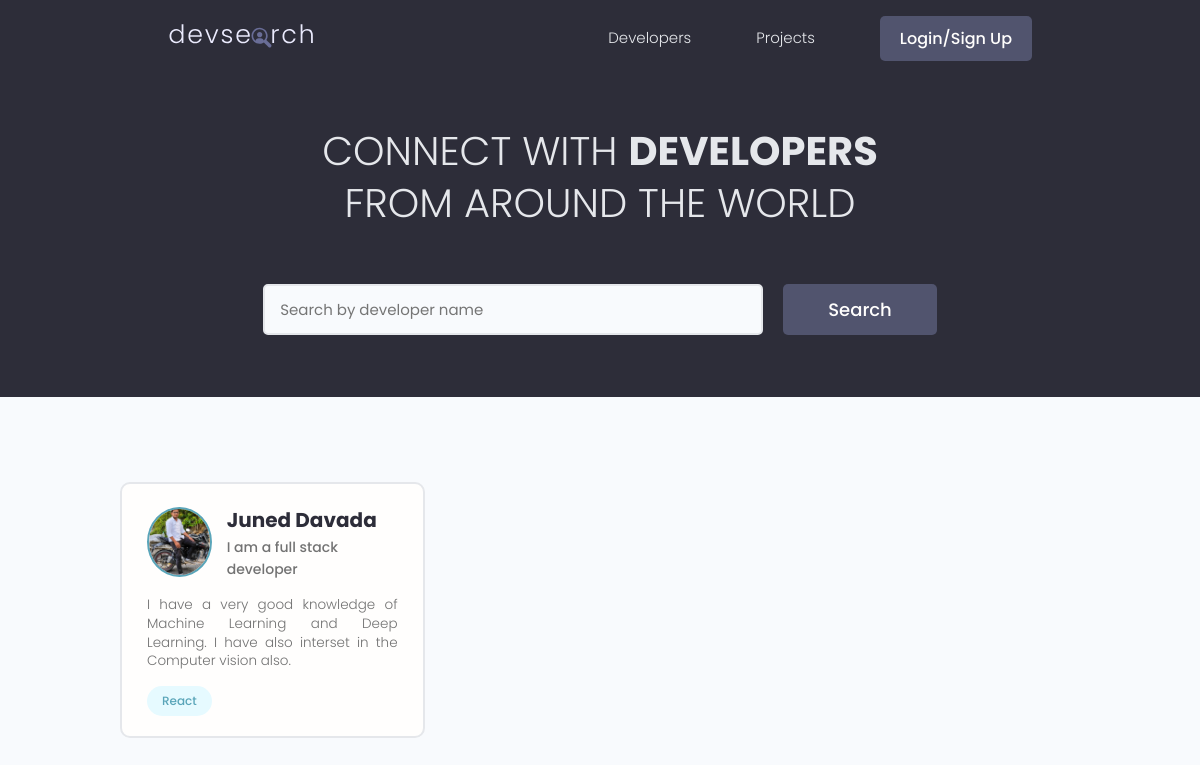
Before: / with the older database file.
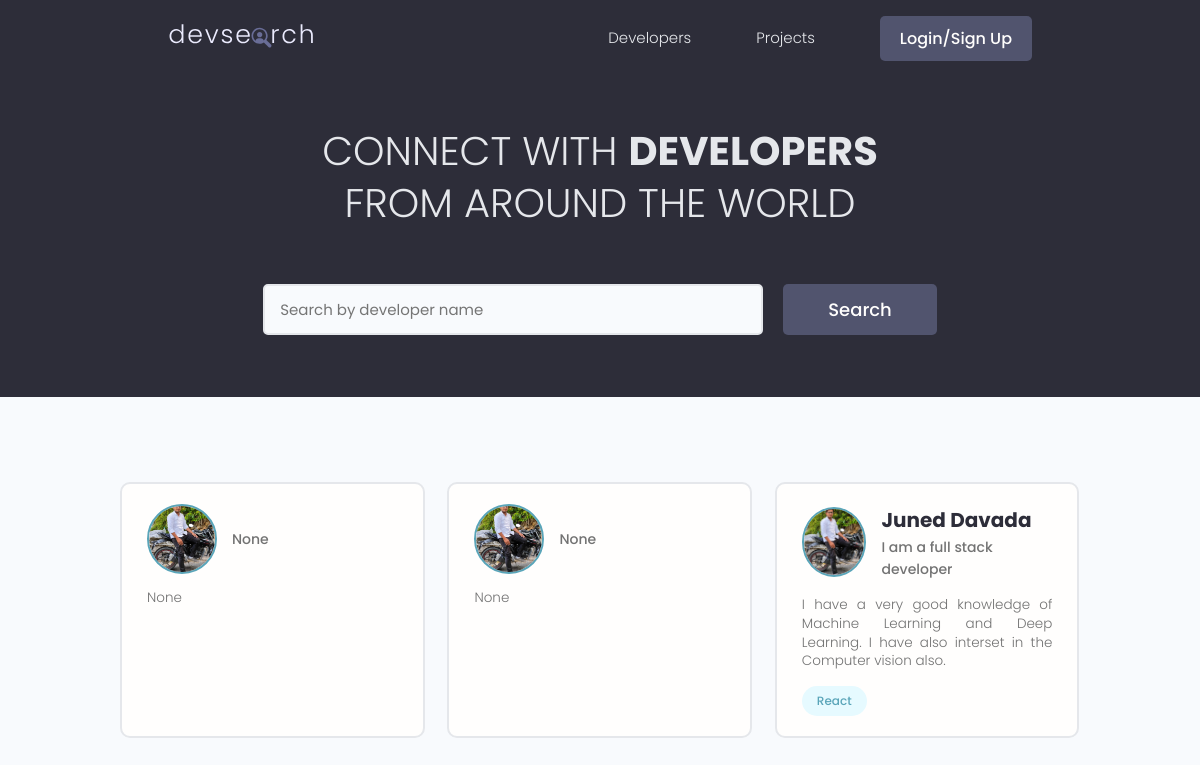
After: the same page with the newer database file.
### pages/models.py (models this page shows, shortened)
class Profile(models.Model):
    user = models.OneToOneField(User, on_delete=models.CASCADE , null=True , blank=True)
    name = models.CharField(max_length=200 , blank=True , null=True)
    email = models.EmailField(max_length=500 , blank=True , null=True)
    username = models.CharField(max_length=200 , blank=True , null=True)
    location = models.CharField(max_length=200 , blank=True , null=True)
    short_intro = models.CharField(max_length=300 , blank=True , null=True)
    bio = models.TextField(blank=True , null=True)
    profile_image = models.ImageField(upload_to="user_images" , null=True, blank=True , default="profile_pic.jpeg")
    social_github = models.CharField(max_length=200 , blank=True , null=True)
    social_twitter = models.CharField(max_length=200 , blank=True , null=True)
    social_linkedin = models.CharField(max_length=200 , blank=True , null=True)
    social_youtube = models.CharField(max_length=200 , blank=True , null=True)
    social_website = models.CharField(max_length=200 , blank=True , null=True)
    created = models.DateTimeField(auto_now_add=True)
    id = models.UUIDField(default=uuid.uuid4 , unique=True , primary_key=True , editable=False)

class Skill(models.Model):
    owner = models.ForeignKey(Profile , on_delete=models.CASCADE , null=True , blank = True)
    name = models.CharField(max_length=200 , blank=True , null=True)
    description = models.TextField(null=True , blank=True)
    created = models.DateTimeField(auto_now_add=True)
    id = models.UUIDField(default=uuid.uuid4 , unique=True , primary_key=True , editable=False)
    def __str__(self):
        return str(self.name)

### pages/views.py (the view)
# urls.py: path('',views.index,name="index"),
def index(request):
    search_query = ''
    if request.GET.get('search_query'):
        search_query = request.GET.get('search_query')
    skills = Skill.objects.filter(name__icontains=search_query)
    profiles = Profile.objects.distinct().filter(
        Q(name__icontains=search_query) |
        Q(short_intro__icontains=search_query)|
        Q(skill__in=skills)
    )
    page = request.GET.get('page')
    result = 10
    paginator = Paginator(profiles , result)
    try:
        profiles = paginator.page(page)
    except PageNotAnInteger:
        page = 1
        profiles = paginator.page(page)
    except EmptyPage:
        page = paginator.num_pages
        profiles = paginator.page(page)
    left_index = (int(page) - 4)
    if left_index < 1:
        left_index = 1
    right_index = (int(page) + 5)
    if right_index > paginator.num_pages:
        right_index = paginator.num_pages + 1
    custom_range = range(left_index, right_index)
    context = {
        'profiles' : profiles,
        'search_query' : search_query,
        'custom_range' : custom_range
    }
    return render(request , "pages/index.html" , context)

### pages/templates/pages/index.html (shortened to what this page needs)
{% extends 'pages/base.html' %}
{% block content %}
<main class="home">
  <section class="hero-section text-center">
    <div class="container container--narrow">
      <div class="hero-section__box">
        <h2>CONNECT WITH <span>DEVELOPERS</span></h2>
        <h2>FROM AROUND THE WORLD</h2>
      </div>
      <div class="hero-section__search">
        <form class="form" action="" method="get">
          <div class="form__field">
            <input
              class="input input--text"
              id="formInput#search"
              type="text"
              name="search_query"
              placeholder="Search by developer name"
              value="{{search_query}}"
            />
          </div>
          <input class="btn btn--sub btn--lg" type="submit" value="Search" />
        </form>
      </div>
    </div>
  </section>
  <section class="devlist">
    <div class="container">
      <div class="grid grid--three">
        {% for users in profiles %}
        <div class="column card">
          <div class="dev">
            <a href="{% url 'profile' users.id %}" class="card__body">
              <div class="dev__profile">
                <img
                  class="avatar avatar--md"
                  src="{{users.profile_image.url}}"
                  alt="image"
                />
                <div class="dev__meta">
                  <h3>{{users.name}}</h3>
                  <h5>{{users.short_intro|slice:"60"}}</h5>
                </div>
              </div>
              <p class="dev__info">
                {{users.bio|slice:"150"}}
              </p>
              <div class="dev__skills">
                {% for skill in users.skill_set.all %}
                <span class="tag tag--pill tag--main">
                  <small>{{skill}}</small>
                </span>
                {% endfor %}
              </div>
            </a>
          </div>
        </div>
        {% endfor %}
      </div>
    </div>
  </section>
</main>
{% endblock content %}

### pages/templates/pages/base.html (shortened to what this page needs)
{% load static %}
<!DOCTYPE html>
<html lang="en">
<head>
  <link rel="stylesheet" href="https://cdn.iconmonstr.com/1.3.0/css/iconmonstr-iconic-font.min.css" />
  <link rel="stylesheet" href="{% static 'uikit/styles/uikit.css' %}"/>
  <link rel="stylesheet" href="{% static 'css/app.css' %}" />
</head>
<body>
    {% include 'pages/navbar.html' %}
  {% block content %}
  {% endblock content %}
  </body>
</html>

### pages/templates/pages/navbar.html (shortened to what this page needs)
{% load static %}
<header class="header">
    <div class="container container--narrow">
      <a href="/" class="header__logo">
        <img src="{% static 'images/logo.svg' %}" alt="DevSearch Logo" />
      </a>
      <nav class="header__nav">
        <ul class="header__menu">
          <li class="header__menuItem"><a href="{% url 'index' %}">Developers</a></li>
          <li class="header__menuItem"><a href="{% url 'listproject' %}">Projects</a></li>
            {% if request.user.is_authenticated %}
            <li class="header__menuItem"><a href="{% url 'inbox' %}">Inbox</a></li>
            <li class="header__menuItem"><a href="{% url 'account' %}">My Account</a></li>
            <a href="{% url 'logout' %}" class="btn btn--sub">Logout</a>
            {% else %}
            <a href="{% url 'login' %}" class="btn btn--sub">Login/Sign Up</a>
            {% endif %}
        </ul>
      </nav>
    </div>
  </header>

### static/css/app.css (style rules this page uses)
:root { --color-sub: #2d2d39; }
.btn--sub { background-color: var(--color-sub-light); }
.card { border: 2px solid var(--color-light); }
img { width: 100%; }
.header { position: sticky; z-index: 111; background-color: var(--color-sub); padding: 1.5rem 0; }
.header > .container { display: flex; justify-content: space-between; align-items: center; }
.header__logo > img { height: 3.8rem; }
.header__nav > ul { display: inline-flex; align-items: center; list-style: none; gap: 6.5rem; }
.header__menuItem > a { color: var(--color-light); font-weight: 300; }
.hero-section { height: 40vh; display: flex; align-items: center; background-color: var(--color-sub); }
.hero-section__box { margin-bottom: 4rem; }
.hero-section__box > h2, .hero-section__box > h2 > span { font-size: 4rem; color: var(--color-light); line-height: 1.3; text-transform: uppercase; }
.hero-section__box > h2 { font-weight: 300; }
.hero-section__box > h2 > span { font-weight: 700; }
.hero-section__search > .form { display: flex; align-items: center; justify-content: center; gap: 2rem; }
.hero-section__search > .form input.input--text { width: 50rem; }
.devlist { margin-top: 8rem; }
.devlist .grid { align-items: stretch; }
.devlist .dev .dev__profile { display: flex; align-items: center; gap: 1.5rem; }
.devlist .dev .dev__meta h3 { color: var(--color-sub); font-size: 2rem; font-weight: 700; }
.devlist .dev .dev__meta h5 { color: var(--color-text); font-size: 1.4rem; font-weight: 500; }
.devlist .dev .dev__info { margin: 1.5rem 0; font-size: 1.35rem; line-height: 1.4; text-align: justify; }

### static/uikit/styles/modules/_variables.css (style rules this page uses)
:root { --color-main: #5aa5b9; --color-main-light: #e6faff; --color-sub: #3f4156; --color-sub-light: #51546e; --color-sub-lighter: #ededfd; --color-text: #737373; --color-gray: #8b8b8b; --color-light: #e5e7eb; --color-light-gray: #767676; --color-bg: #f8fafd; --color-white: #fffefd; --color-white-light: #f3f3f3; --color-success: #359e64; --color-success-bg: #def8e8; --color-error: #fc4b0b; --color-error-bg: #fff2ee; --font-base: 'Poppins', arial, helvetica, 'Segoe UI', roboto, ubuntu, sans-serif; --font-monospace: 'Fira Code', 'Courier New', courier, monospace; --font-regular: 300; --font-medium: 500; --font-bold: 700; --generic-shadow: 1px 1px 5px #00000010; --generic-transition: all 0.3s ease-in-out; }

### static/uikit/styles/modules/_base.css (style rules this page uses)
* { margin: 0; padding: 0; box-sizing: border-box; text-rendering: optimizeLegibility; color: inherit; font-size: inherit; }
html { font-size: 50%; }
@media only screen and (min-width: 480px) { html { font-size: 56.25%; } }
@media only screen and (min-width: 1200px) { html { font-size: 62.5%; } }
body { line-height: 1.6; font-weight: 400; font-size: 1.5rem; color: var(--color-text); background-color: var(--color-bg); min-height: 100vh; }

### static/uikit/styles/modules/_typography.css (style rules this page uses)
* { font-family: var(--font-base); }
h2 { font-size: 3.6rem; font-weight: var(--font-bold); }
h3 { font-size: 3.2rem; font-weight: var(--font-medium); }
h5 { font-size: 2.4rem; font-weight: var(--font-medium); }
h5, h6 { font-weight: var(--font-regular); }
p, span, strong { font-size: 1.6rem; color: var(--color-text); font-weight: var(--font-regular); }
a { padding-bottom: 2px; text-decoration: none; display: inline-block; color: var(--color-main); font-weight: var(--font-medium); }

### static/uikit/styles/modules/_utilities.css (style rules this page uses)
.container { width: 92%; max-width: 165rem; margin: 0 auto; box-sizing: border-box; }
.container--narrow { width: 92%; max-width: 120rem; }
@media screen and (min-width: 1000px) { .container { width: 90%; } }
@media screen and (min-width: 1000px) { .container--narrow { width: 85%; } }
@media screen and (min-width: 1200px) { .container { width: 80%; } }
@media screen and (min-width: 1200px) { .container--narrow { width: 72%; } }
.text-center { text-align: center; }

### static/uikit/styles/modules/_avatar.css (style rules this page uses)
.avatar { border-radius: 50%; border: 2px solid var(--color-main); object-fit: cover; }
.avatar--md { height: 7rem; width: 7rem; }

### static/uikit/styles/modules/_button.css (style rules this page uses)
.btn { display: inline-block; position: relative; cursor: pointer; background-color: var(--color-light); font-weight: var(--font-medium); color: var(--color-sub); text-decoration: none; padding: 1rem 2rem; border-radius: 0.5rem; border: none; width: -webkit-fit-content; width: -moz-fit-content; width: fit-content; height: -webkit-fit-content; height: -moz-fit-content; height: fit-content; font-size: 1.6rem; outline-width: 0; outline-color: transparent; -webkit-backface-visibility: hidden; backface-visibility: hidden; transition: all 0.3s ease-in-out; }
.btn--sub { background-color: var(--color-sub); color: var(--color-white); }
.btn--lg { font-size: 1.8rem; padding: 1.2rem 4.5rem; }

Changed rows visible on the page:
added Profile: profile_image (picture), short_intro "None", bio "None"
added Profile: profile_image (picture), short_intro "None", bio "None"
